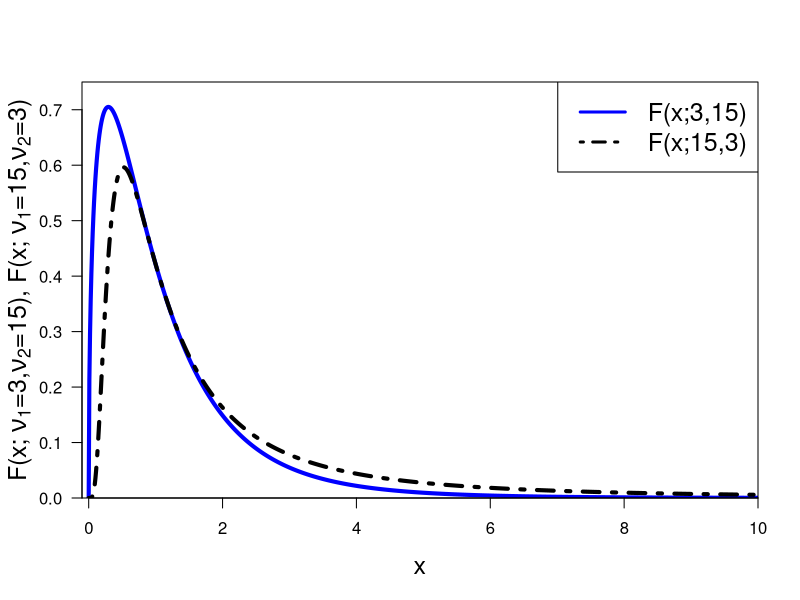

This chart was generated by the following R code:
print('file: Solution-F-PDFs.R')
# EXERCISE & SOLUTION: plot F(x; nu1, nu2) & F(x; nu2, nu1)
nu1 = 3; nu2 = 15   # degrees of freedom (for 19 data points in 4 groups)
x1 = seq(0,10,0.01)
F1 = df(x1,df1=nu1,df2=nu2)
F2 = df(x1,df1=nu2,df2=nu1)
# png('Fnu1nu2X170704.png',width=16,height=16,units='cm',res=300)
plot(x1,F1,type='l',lwd=4,col='blue',xlab='x',ylab=NA,cex.lab=1.5,
     las=1,xaxs='i',yaxs='i',ylim=c(0,0.75),xlim=c(-0.1,10))
title(ylab=expression(paste('F(x; ',nu[1],'=3',',',nu[2],'=15), F(x; ',nu[1],'=15',',',nu[2],'=3)')),
      line=2.3,cex.lab=1.5)
lines(x1,F2,col='black',lwd=4,lty=4)
legend('topright',legend=c('F(x;3,15)','F(x;15,3)'),col=c('blue','black'),
       lty=c(1,4),lwd=c(3,3),cex=1.5)
# dev.off()
